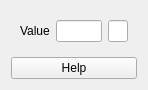
              <widget class="QWidget" name="numberofreplicationm3">
               <property name="geometry">
                <rect>
                 <x>0</x>
                 <y>0</y>
                 <width>148</width>
                 <height>86</height>
                </rect>
               </property>
               <attribute name="label">
                <string>Number of Replications</string>
               </attribute>
               <layout class="QVBoxLayout" name="verticalLayoutm40">
                <item>
                 <widget class="QWidget" name="numberofreplicatonwidgetm3" native="true">
                  <layout class="QHBoxLayout" name="horizontalLayout_18">
                   <item>
                    <widget class="QLabel" name="lvaluenumberofreplicationm3">
                     <property name="text">
                      <string>Value</string>
                     </property>
                    </widget>
                   </item>
                   <item>
                    <widget class="QLineEdit" name="levaluenumberofreplicationm3"/>
                   </item>
                   <item>
                    <widget class="QLineEdit" name="levaluenumberofreplicationresm3">
                     <property name="sizePolicy">
                      <sizepolicy hsizetype="Fixed" vsizetype="Fixed">
                       <horstretch>0</horstretch>
                       <verstretch>0</verstretch>
                      </sizepolicy>
                     </property>
                     <property name="maximumSize">
                      <size>
                       <width>20</width>
                       <height>16777215</height>
                      </size>
                     </property>
                     <property name="readOnly">
                      <bool>true</bool>
                     </property>
                    </widget>
                   </item>
                  </layout>
                 </widget>
                </item>
                <item>
                 <widget class="QPushButton" name="bnumberofreplicationhelpm3">
                  <property name="text">
                   <string>Help</string>
                  </property>
                  <property name="icon">
                   <iconset resource="icons.qrc">
                    <normaloff>:/icons/ihelp.png</normaloff>:/icons/ihelp.png</iconset>
                  </property>
                 </widget>
                </item>
               </layout>
              </widget>
